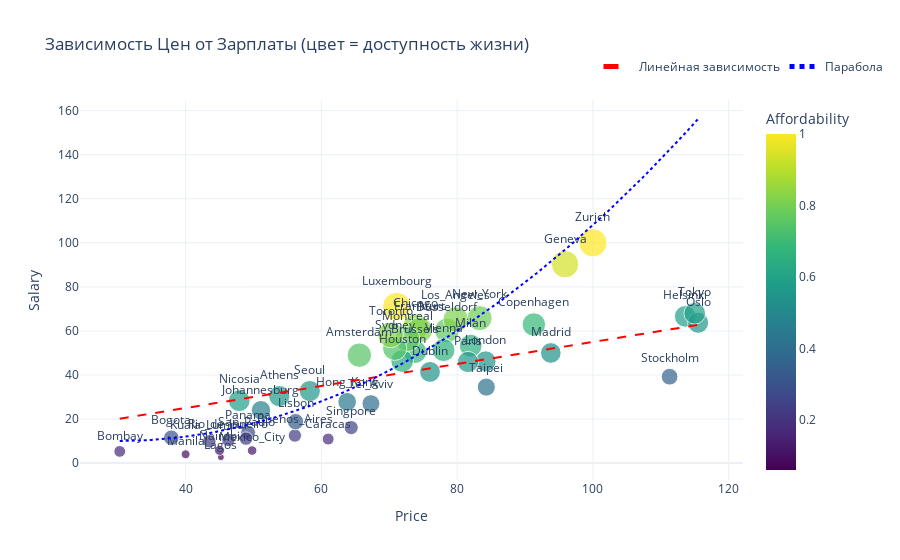

Notebook source saved alongside this figure:
### Markdown cell above
Теперь стало чётко видно, что рост доступности жизни совпадает с ростом зарплат. Для большей наглядности проведу линии на графике ниже (параметры для параболы и линии подбирал вруную, чтобы они соответствовали реальному распределению по гоодам)

### Code cell
fig = px.scatter(
    df,
    x='Price',
    y='Salary',
    text='City',
    size='Affordability',
    color='Affordability',
    color_continuous_scale='Viridis',
    hover_data=['Work', 'Affordability'],
    title='Зависимость Цен от Зарплаты (цвет = доступность жизни)',
    template='plotly_white'
)

x_line = np.linspace(df['Price'].min(), df['Price'].max(), 200)

y_linear = 0.5 * x_line + 5

a, h, k = 0.02, 30, 10  # a — крутизна, h — смещение по X, k — смещение по Y
y_parabola = a * (x_line - h)**2 + k
mask = x_line > h
x_up = x_line[mask]
y_up = y_parabola[mask]

fig.add_trace(go.Scatter(
    x=x_line,
    y=y_linear,
    mode='lines',
    name='Линейная зависимость',
    line=dict(color='red', dash='dash')
))

fig.add_trace(go.Scatter(
    x=x_up,
    y=y_up,
    mode='lines',
    name='Парабола',
    line=dict(color='blue', dash='dot')
))

fig.update_layout(
    legend=dict(
        orientation='h',
        yanchor='bottom',
        y=1.05,
        xanchor='center',
        x=1
    )
)

fig.update_traces(textposition='top center')
fig.show()

### Figure 1 — Plotly figure (JSON) as saved in the notebook; plotly's stock layout.template omitted (floating-point values rounded to 4 significant figures; data arrays with more than 128 entries replaced by an {"elided": "..."} marker saying what was removed)
{"data": [{"customdata": [[1714.0, 0.747], [1792.0, 0.5651], [2152.0, 0.3034], [2052.0, 0.1749], [1708.0, 0.6843], [1971.0, 0.2228], [2041.0, 0.1787], [1924.0, 0.8376], [1717.0, 0.6889], [1759.0, 0.5447], [1693.0, 0.7669], [1650.0, 0.8107], [1880.0, 0.9416], [1667.0, 0.5863], [2375.0, 0.4357], [1978.0, 0.6439], [1945.0, 0.4697], [2167.0, 0.2276], [1786.0, 0.05973], [1742.0, 0.3345], [1737.0, 0.5487], [2068.0, 0.817], [1768.0, 1.0], [1710.0, 0.533], [2268.0, 0.1], [1944.0, 0.1145], [1773.0, 0.65], [1827.0, 0.7744], [1958.0, 0.1289], [1942.0, 0.7899], [1825.0, 0.5908], [1583.0, 0.5515], [2078.0, 0.2805], [1744.0, 0.5625], [1749.0, 0.2268], [1856.0, 0.227], [1842.0, 0.5609], [2042.0, 0.25], [1805.0, 0.3522], [1668.0, 0.7359], [2145.0, 0.4093], [2015.0, 0.4012], [1880.0, 0.5913], [1888.0, 0.8291], [1780.0, 0.6577], [1868.0, 1.0]], "hovertemplate": "Price=%{x}<br>Salary=%{y}<br>Affordability=%{marker.color}<br>City=%{text}<br>Work=%{customdata[0]}<extra></extra>", "legendgroup": "", "marker": {"color": [0.747, 0.5651, 0.3034, 0.1749, 0.6843, 0.2228, 0.1787, 0.8376, 0.6889, 0.5447, 0.7669, 0.8107, 0.9416, 0.5863, 0.4357, 0.6439, 0.4697, 0.2276, 0.05973, 0.3345, 0.5487, 0.817, 1.0, 0.533, 0.1, 0.1145, 0.65, 0.7744, 0.1289, 0.7899, 0.5908, 0.5515, 0.2805, 0.5625, 0.2268, 0.227, 0.5609, 0.25, 0.3522, 0.7359, 0.4093, 0.4012, 0.5913, 0.8291, 0.6577, 1.0], "coloraxis": "coloraxis", "size": [0.747, 0.5651, 0.3034, 0.1749, 0.6843, 0.2228, 0.1787, 0.8376, 0.6889, 0.5447, 0.7669, 0.8107, 0.9416, 0.5863, 0.4357, 0.6439, 0.4697, 0.2276, 0.05973, 0.3345, 0.5487, 0.817, 1.0, 0.533, 0.1, 0.1145, 0.65, 0.7744, 0.1289, 0.7899, 0.5908, 0.5515, 0.2805, 0.5625, 0.2268, 0.227, 0.5609, 0.25, 0.3522, 0.7359, 0.4093, 0.4012, 0.5913, 0.8291, 0.6577, 1.0], "sizemode": "area", "sizeref": 0.0025, "symbol": "circle"}, "mode": "markers+text", "name": "", "orientation": "v", "showlegend": false, "text": ["Amsterdam", "Athens", "Bogota", "Bombay", "Brussels", "Buenos_Aires", "Caracas", "Chicago", "Copenhagen", "Dublin", "Dusseldorf", "Frankfurt", "Geneva", "Helsinki", "Hong_Kong", "Houston", "Johannesburg", "Kuala_Lumpur", "Lagos", "Lisbon", "London", "Los_Angeles", "Luxembourg", "Madrid", "Manila", "Mexico_City", "Milan", "Montreal", "Nairobi", "New_York", "Nicosia", "Oslo", "Panama", "Paris", "Rio_de_Janeiro", "San_Paulo", "Seoul", "Singpore", "Stockholm", "Sydney", "Taipei", "Tel_Aviv", "Tokyo", "Toronto", "Vienna", "Zurich"], "textposition": "top center", "type": "scatter", "x": [65.6, 53.8, 37.9, 30.3, 73.8, 56.1, 61.0, 73.9, 91.3, 76.0, 78.5, 74.5, 95.9, 113.6, 63.8, 71.9, 51.1, 43.5, 45.2, 56.2, 84.2, 79.8, 71.1, 93.8, 40.0, 49.8, 82.0, 72.7, 45.0, 83.3, 47.9, 115.5, 49.2, 81.6, 46.3, 48.9, 58.3, 64.4, 111.3, 70.8, 84.3, 67.3, 115.0, 70.2, 78.0, 100.0], "xaxis": "x", "y": [49.0, 30.4, 11.5, 5.3, 50.5, 12.5, 10.9, 61.9, 62.9, 41.4, 60.2, 60.4, 90.3, 66.6, 27.8, 46.3, 24.0, 9.9, 2.7, 18.8, 46.2, 65.2, 71.1, 50.0, 4.0, 5.7, 53.3, 56.3, 5.8, 65.8, 28.3, 63.7, 13.8, 45.9, 10.5, 11.1, 32.7, 16.1, 39.2, 52.1, 34.5, 27.0, 68.0, 58.2, 51.3, 100.0], "yaxis": "y"}, {"line": {"color": "red", "dash": "dash"}, "mode": "lines", "name": "Линейная зависимость", "textposition": "top center", "type": "scatter", "x": {"elided": "200 float values"}, "y": {"elided": "200 float values"}}, {"line": {"color": "blue", "dash": "dot"}, "mode": "lines", "name": "Парабола", "textposition": "top center", "type": "scatter", "x": {"elided": "200 float values"}, "y": {"elided": "200 float values"}}], "layout": {"coloraxis": {"colorbar": {"title": {"text": "Affordability"}}, "colorscale": [[0, "#440154"], [0.1111, "#482878"], [0.2222, "#3e4989"], [0.3333, "#31688e"], [0.4444, "#26828e"], [0.5556, "#1f9e89"], [0.6667, "#35b779"], [0.7778, "#6ece58"], [0.8889, "#b5de2b"], [1, "#fde725"]]}, "legend": {"itemsizing": "constant", "orientation": "h", "tracegroupgap": 0, "x": 1, "xanchor": "center", "y": 1.05, "yanchor": "bottom"}, "title": {"text": "Зависимость Цен от Зарплаты (цвет = доступность жизни)"}, "xaxis": {"anchor": "y", "domain": [0, 1], "title": {"text": "Price"}}, "yaxis": {"anchor": "x", "domain": [0, 1], "title": {"text": "Salary"}}}}
